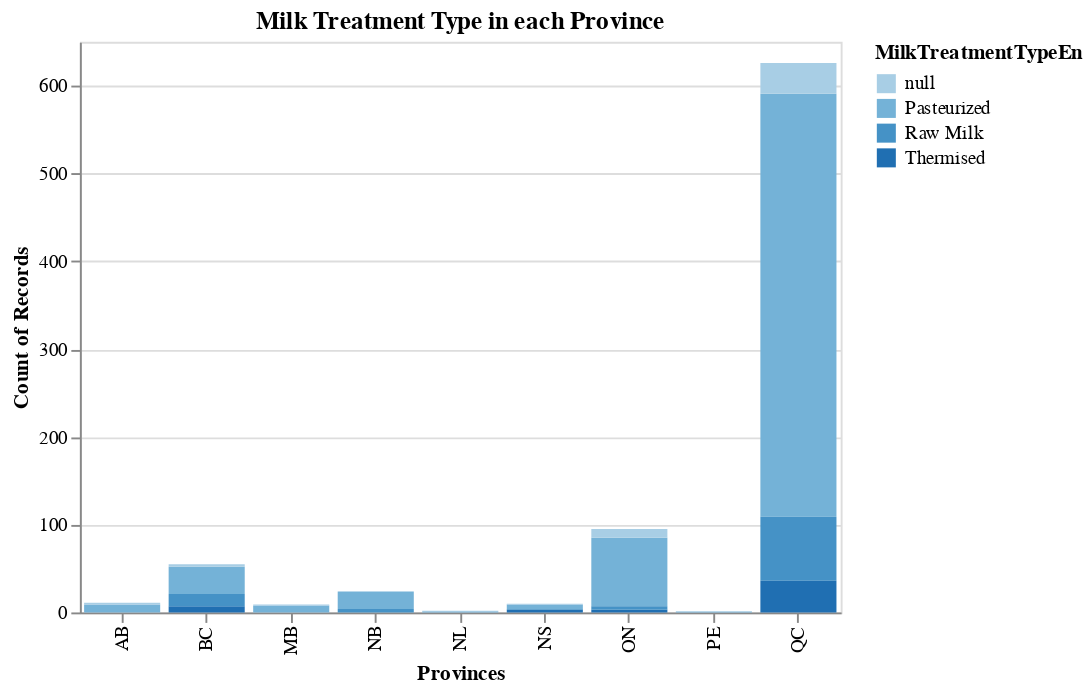

The notebook cell saved with this chart:
### Markdown cell above
Next lets look at what kind of Milk type is used the most in each province!

### Code cell
Province_milk_graph = alt.Chart(train_df, width = 400).mark_bar().encode(alt.X('ManufacturerProvCode', title = 'Provinces'),
                                                    alt.Y('count()'),
                                                    color = 'MilkTreatmentTypeEn:O').properties(title = 'Milk Treatment Type in each Province')
Province_milk_graph

### Figure 1 — Vega-Lite specification as saved in the notebook (floating-point values rounded to 4 significant figures; data arrays with more than 128 entries replaced by an {"elided": "..."} marker saying what was removed)
{"config": {"view": {"continuousWidth": 400, "continuousHeight": 300}}, "data": {"name": "data-702765c812d38287579c3f8bbe14aa5d"}, "mark": "bar", "encoding": {"color": {"type": "ordinal", "field": "MilkTreatmentTypeEn"}, "x": {"type": "nominal", "field": "ManufacturerProvCode", "title": "Provinces"}, "y": {"type": "quantitative", "aggregate": "count"}}, "title": "Milk Treatment Type in each Province", "width": 400, "$schema": "https://vega.github.io/schema/vega-lite/v4.8.1.json", "datasets": {"data-702765c812d38287579c3f8bbe14aa5d": {"elided": "833 records"}}}
